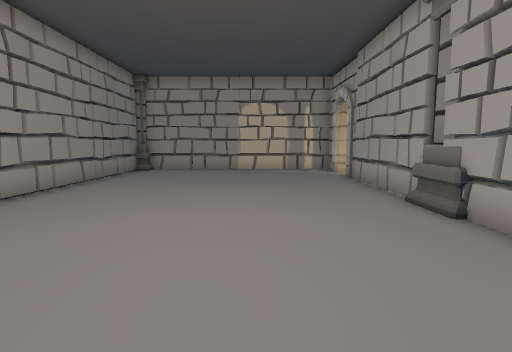
[1] (above)

18 first-person views from a walk through a scene from a Unity 3-D project. The camera is 1.3 m above the floor, tilts 6° down and sees 80° across. Doors are open. The floor is counted in squares, 1 m on a side. Each view is taken from the middle of a square. On the plan, view 1 faces up. The plan holds only what a view shows up to about 14 squares ahead; the rest is blank. The place goes on beyond the plan. The player character is not drawn.

[2]
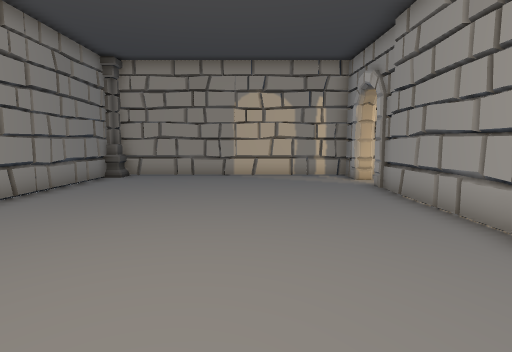

[3]
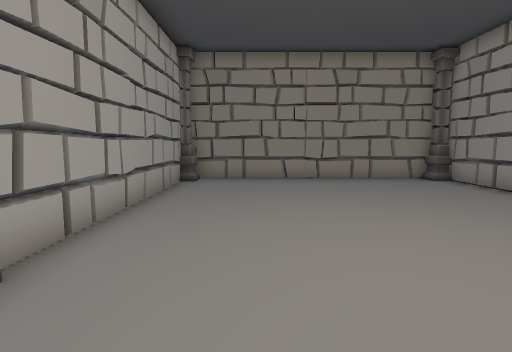

[4]
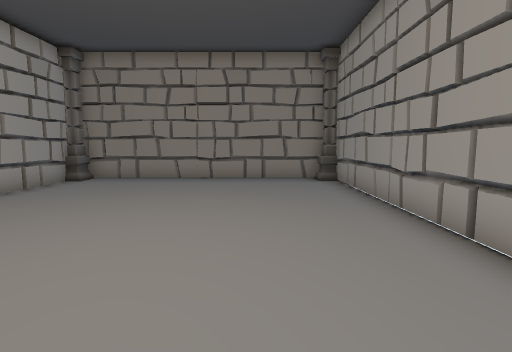

[5]
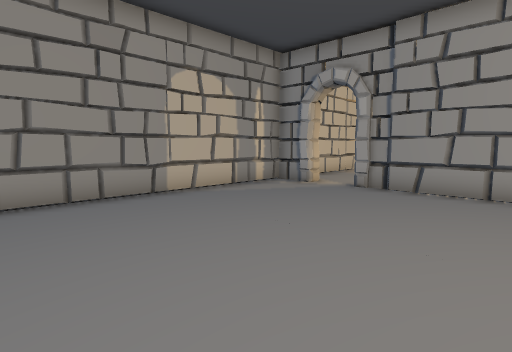

[6]
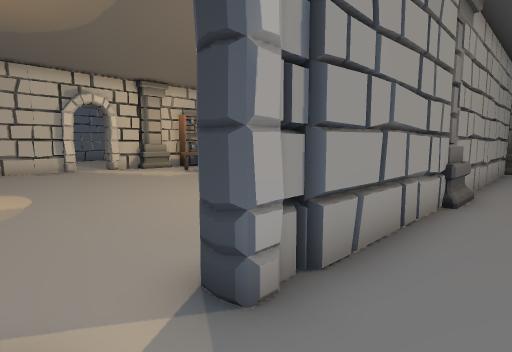

[7]
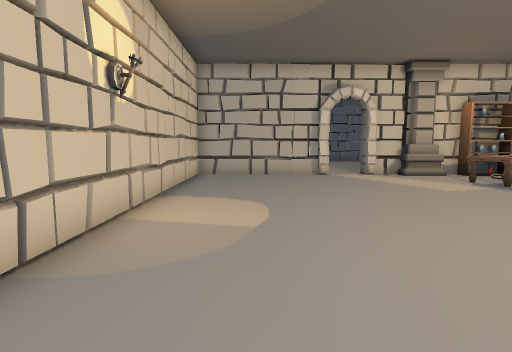

[8]
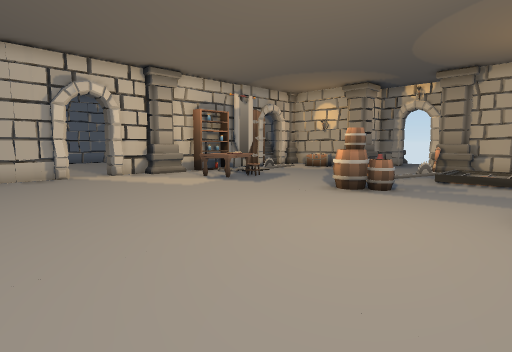

[9]
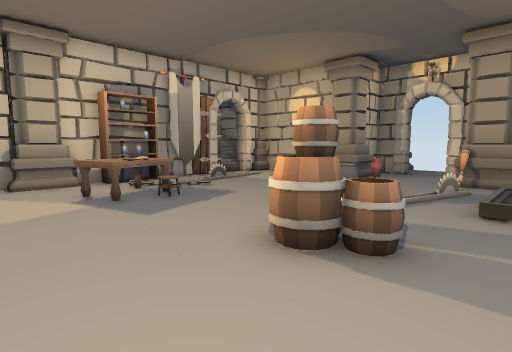

[10]
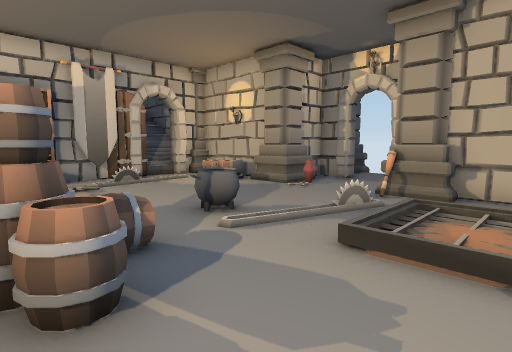

[11]
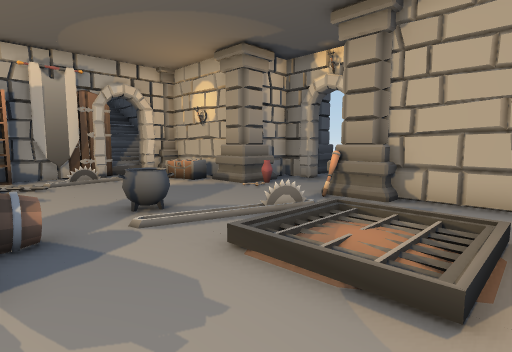

[12]
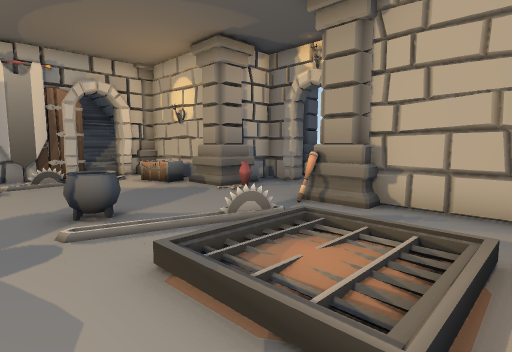

[13]
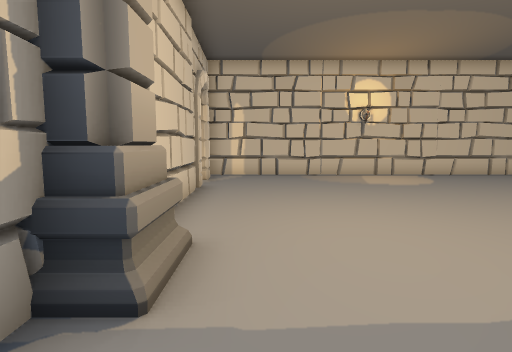

[14]
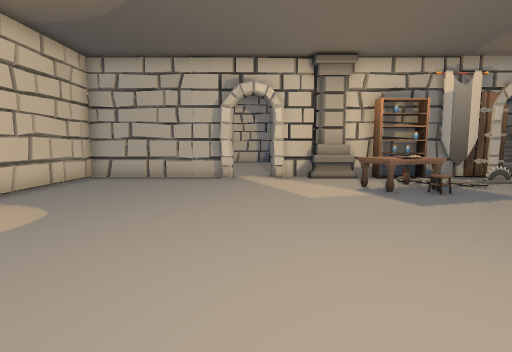

[15]
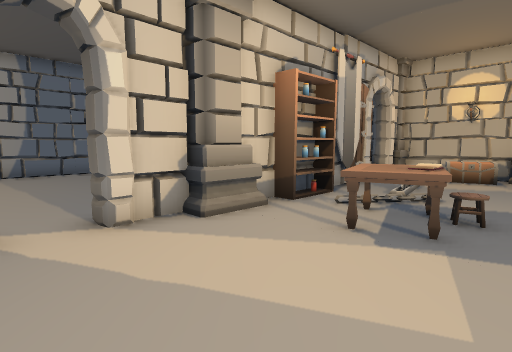

[16]
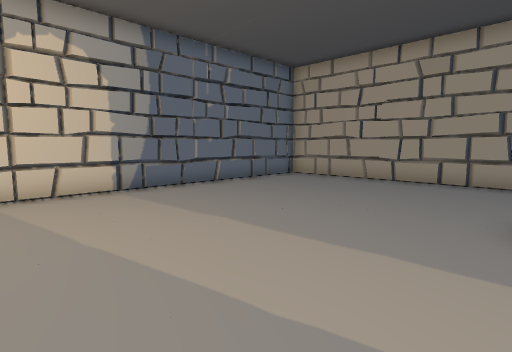

[17]
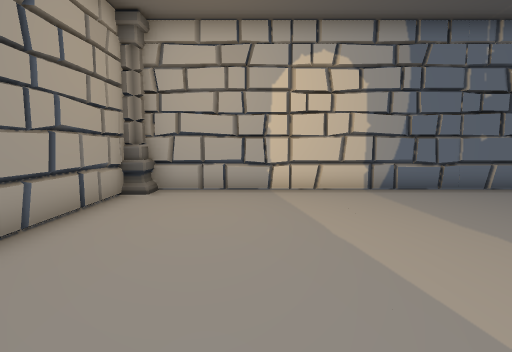

[18]
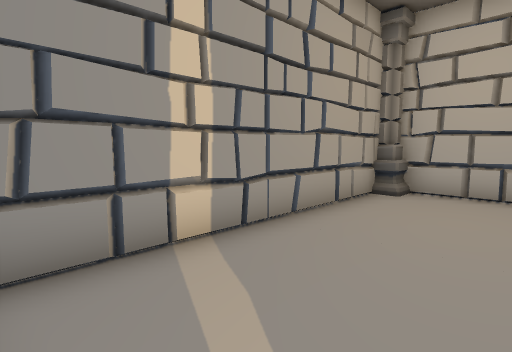

### Floor plan
Points are (right, up) in squares from view 1. A wall is a line through its corners. A room is listed if a view was taken in it or the views show most of it. See-through windows are left out.
Room 1 (views 1, 2, 3, 4, 5, 6)
walls: (3.7, 6.6) (3.7, 12.5); (-5.8, 4.7) (-5.8, -2.9); (3.4, 2.4) (3.8, 2.6); (3.7, 14) (3.7, 15.5) (-5.5, 15.5); (-6.1, -2.1) (-5.6, -2.3); (3.7, -2.5) (3.7, 5.6); (-5.8, 15.1) (-5.8, 6.9); (-5.5, -3.4) (2.6, -3.4)
ways out: open door at (4, 13.5) to room 2
objects: other object (-5, -3); other object (-5, 15)
Room 2 (views 7, 8, 9, 10, 11, 12, 13, 14, 15)
walls: (4.3, 5.5) (4.3, 4.9); (17.9, 6.8) (17.9, 8.4); (17.9, 4.5) (17.9, 5.6); (17.9, 9.9) (17.9, 15.5) (4.1, 15.5); (17.8, 1.9) (18.3, 2.1); (17.7, 0.1) (17.8, 0.6); (17.8, 0) (17.7, 0.7); (17.7, -0.4) (17.7, 0.5); (4.3, 12.5) (4.3, 8.1); (17.9, -0.5) (17.9, 3.6); (14.1, -3.4) (17.8, -3.4); (17.7, -2.5) (17.7, -2); (5.5, -3.4) (8, -3.4); (17.9, -3) (17.9, -2.4); (9.5, -5.6) (10.1, -5.6); (11.6, -6.2) (11.7, -5.6) (12.9, -5.6) (12.9, -4.3)
low walls: (17.7, 2.7) (17.7, 3.5)
ways out: open door at (4, 13.5) to room 1; open door at (18, 9) to room 3; open door at (10.5, -6)
objects: other object (3, -3) to (5, -3); other object (4, 5) to (5, 7); other object (8, -3) to (9, -3); other object (8, 4) to (9, 5); other object (10, 3) to (10, 4); other object (10, 5); other object (11, 1) to (11, 2); other object (12, -3); other object (13, -3) to (14, -3); other object (14, 5) to (15, 5); other object (15, 4) to (16, 6); other object (16, 1); other object (17, 3) to (18, 4)
Room 3 (views 16, 17, 18)
walls: (19.9, 1.1) (27.5, 1.1) (27.5, 15.1); (26.5, 15.5) (19.2, 15.5)
ways out: open door at (18, 9) to room 2
objects: other object (18, 5) to (19, 7); other object (27, 15)

Where each view was taken, in squares from view 1:
view 1: 0 up, 0 right, facing up
view 2: 3 up, 0 right, facing up
view 3: 8 up, 1 right, facing down
view 4: 8 up, 3 left, facing down
view 5: 8 up, 5 left, facing up-right
view 6: 14 up, 2 right, facing down-right
view 7: 13 up, 5 right, facing right
view 8: 13 up, 5 right, facing down-right
view 9: 8 up, 7 right, facing down-right
view 10: 5 up, 6 right, facing down-right
view 11: 4 up, 5 right, facing down-right
view 12: 3 up, 5 right, facing down-right
view 13: 3 up, 6 right, facing up
view 14: 9 up, 6 right, facing right
view 15: 10 up, 13 right, facing down-right
view 16: 12 up, 19 right, facing down-right
view 17: 12 up, 19 right, facing right
view 18: 12 up, 19 right, facing up-right
